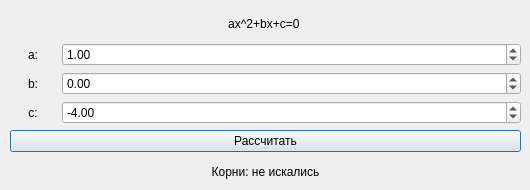
<?xml version="1.0" encoding="UTF-8"?>
<ui version="4.0">
 <class>Dialog</class>
 <widget class="QDialog" name="Dialog">
  <property name="geometry">
   <rect>
    <x>0</x>
    <y>0</y>
    <width>530</width>
    <height>190</height>
   </rect>
  </property>
  <property name="sizePolicy">
   <sizepolicy hsizetype="Preferred" vsizetype="Preferred">
    <horstretch>0</horstretch>
    <verstretch>0</verstretch>
   </sizepolicy>
  </property>
  <property name="minimumSize">
   <size>
    <width>0</width>
    <height>0</height>
   </size>
  </property>
  <property name="maximumSize">
   <size>
    <width>1600</width>
    <height>1600</height>
   </size>
  </property>
  <property name="windowTitle">
   <string>Dialog</string>
  </property>
  <property name="sizeGripEnabled">
   <bool>false</bool>
  </property>
  <widget class="QWidget" name="verticalLayoutWidget">
   <property name="geometry">
    <rect>
     <x>10</x>
     <y>10</y>
     <width>511</width>
     <height>175</height>
    </rect>
   </property>
   <layout class="QVBoxLayout" name="verticalLayout">
    <item>
     <widget class="QLabel" name="labelEquation">
      <property name="sizePolicy">
       <sizepolicy hsizetype="Expanding" vsizetype="Preferred">
        <horstretch>0</horstretch>
        <verstretch>0</verstretch>
       </sizepolicy>
      </property>
      <property name="text">
       <string>ax^2+bx+c=0 </string>
      </property>
      <property name="alignment">
       <set>Qt::AlignCenter</set>
      </property>
     </widget>
    </item>
    <item>
     <layout class="QHBoxLayout" name="horizontalLayoutA" stretch="1,10">
      <item>
       <widget class="QLabel" name="labelA">
        <property name="text">
         <string>a:</string>
        </property>
        <property name="alignment">
         <set>Qt::AlignCenter</set>
        </property>
       </widget>
      </item>
      <item>
       <widget class="QDoubleSpinBox" name="doubleSpinBoxA">
        <property name="minimum">
         <double>-99999999.000000000000000</double>
        </property>
        <property name="maximum">
         <double>99999999.000000000000000</double>
        </property>
        <property name="singleStep">
         <double>0.500000000000000</double>
        </property>
        <property name="value">
         <double>1.000000000000000</double>
        </property>
       </widget>
      </item>
     </layout>
    </item>
    <item>
     <layout class="QHBoxLayout" name="horizontalLayoutB" stretch="1,10">
      <item>
       <widget class="QLabel" name="labelB">
        <property name="text">
         <string>b:</string>
        </property>
        <property name="alignment">
         <set>Qt::AlignCenter</set>
        </property>
       </widget>
      </item>
      <item>
       <widget class="QDoubleSpinBox" name="doubleSpinBoxB">
        <property name="minimum">
         <double>-99999999.000000000000000</double>
        </property>
        <property name="maximum">
         <double>99999999.000000000000000</double>
        </property>
        <property name="singleStep">
         <double>0.500000000000000</double>
        </property>
       </widget>
      </item>
     </layout>
    </item>
    <item>
     <layout class="QHBoxLayout" name="horizontalLayoutC" stretch="1,10">
      <item>
       <widget class="QLabel" name="labelC">
        <property name="text">
         <string>c:</string>
        </property>
        <property name="alignment">
         <set>Qt::AlignCenter</set>
        </property>
       </widget>
      </item>
      <item>
       <widget class="QDoubleSpinBox" name="doubleSpinBoxC">
        <property name="minimum">
         <double>-99999999.000000000000000</double>
        </property>
        <property name="maximum">
         <double>99999999.000000000000000</double>
        </property>
        <property name="singleStep">
         <double>0.500000000000000</double>
        </property>
        <property name="value">
         <double>-4.000000000000000</double>
        </property>
       </widget>
      </item>
     </layout>
    </item>
    <item>
     <widget class="QPushButton" name="calcButton">
      <property name="text">
       <string>Рассчитать</string>
      </property>
     </widget>
    </item>
    <item>
     <widget class="QLabel" name="labelRoots">
      <property name="sizePolicy">
       <sizepolicy hsizetype="Expanding" vsizetype="Preferred">
        <horstretch>0</horstretch>
        <verstretch>0</verstretch>
       </sizepolicy>
      </property>
      <property name="text">
       <string>Корни: не искались</string>
      </property>
      <property name="alignment">
       <set>Qt::AlignCenter</set>
      </property>
     </widget>
    </item>
   </layout>
  </widget>
 </widget>
 <resources/>
 <connections/>
</ui>
